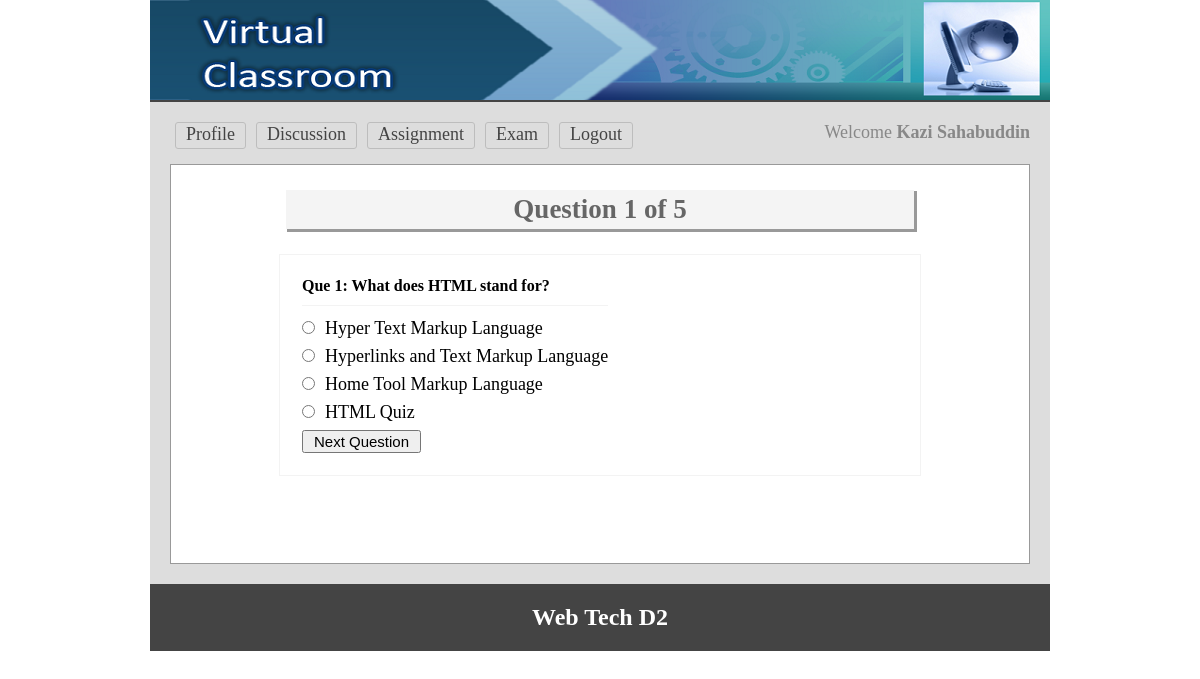
Page /test.php?q=1 (signed in) on the committed database.
### tables this page shows
CREATE TABLE `question` (
  `q_id` int(11) NOT NULL,
  `q_no` int(11) NOT NULL,
  `question` text NOT NULL
);

CREATE TABLE `answer` (
  `A_id` int(11) NOT NULL,
  `q_no` int(11) NOT NULL,
  `right_ans` int(11) NOT NULL DEFAULT '0',
  `ans` text NOT NULL
);

### classes/Exam.php (called while the page is built, shortened)
<?php
	$filepath = realpath(dirname(__FILE__));
	include_once ($filepath.'/../lib/Database.php');
class Exam
{
	private $db;
	function __construct()
	{
		$this->db= new Database();
	}
	public function getTotalRow(){
		$query = "SELECT * FROM question";
		$getResult = $this->db->select($query);
		$total = $getResult->num_rows;
		return $total;
	}
	public function getQuesByNumber($number){
		$query = "SELECT * FROM question WHERE q_no='$number'";
		$getdata = $this->db->select($query);
		$result = $getdata->fetch_assoc();
		return $result;
	}
	public function getAnswer($number){
		$query = "SELECT * FROM answer WHERE q_no='$number'";
		$getdata = $this->db->select($query);
		return $getdata;
	}
}
?>

### lib/Database.php (called while the page is built, shortened)
<?php
Class Database{
	public $host   = DB_HOST;
	public $user   = DB_USER;
	public $pass   = DB_PASS;
	public $dbname = DB_NAME;
	public $link;
	private function connectDB(){
	$this->link = new mysqli($this->host, $this->user, $this->pass, $this->dbname);
 }
	public function select($query){
		$result = $this->link->query($query) or die($this->link->error.__LINE__);
		if($result->num_rows > 0){
			return $result;
		} else {
			return false;
		}
	}
}

### test.php (the view, shortened to what this page needs)
<?php include 'inc/header.php'; ?>
 <?php
 	if (isset($_GET['q'])) {
 		$number = (int) $_GET['q'];
 	}else{
 		header("Location:exam.php");
 	}
 	$total=$exm->getTotalRow();
 	$question = $exm->getQuesByNumber($number);
 ?>
<div class="main">
<h1>Question <?php echo $question['q_no']; ?> of <?php echo $total; ?></h1>
	<div class="test">
		<form method="post" action="">
		<table>
			<tr>
				<td colspan="2">
				 <h3>Que <?php echo $question['q_no']; ?>: <?php echo $question['question']; ?></h3>
				</td>
			</tr>
				<?php
					$answer = $exm->getAnswer($question['q_no']);
					if ($answer) {
						while ($result = $answer->fetch_assoc()) {
				?>
			<tr>
				<td>
				 <input type="radio" name="ans" value="<?php echo $result['A_id'];?>" /><?php echo $result['ans'];?>
				</td>
			</tr>
			<?php } }?>
			<tr>
			  <td>
				<input type="submit" name="submit" value="Next Question"/>
			</td>
			</tr>
		</table>
		</form>
</div>
 </div>
<?php include 'inc/footer.php'; ?>

### css/main.css (style rules this page uses)
* { margin:0;padding:0;outline:none }
body { font-family:verdana }
input[type="submit"] { cursor: pointer; font-size: 15px; padding: 1px 10px; }
.main { background: #fff none repeat scroll 0 0; border: 1px solid #999; margin-top: 10px; min-height: 368px; padding: 15px; width: 828px; }
.main h1 { background: #f4f4f4 none repeat scroll 0 0; box-shadow: 2px 2px 0 1px #999; color: #666; margin: 10px auto 25px; padding: 4px; text-align: center; width: 620px; }
.test { border: 1px solid #f3f3f3; margin: 0 auto; max-width: 600px; padding: 20px; }
.test input[type="radio"] { margin-bottom: 10px; margin-right: 10px; cursor:pointer; }
.test h3 { border-bottom: 1px solid #f3f3f3; font-size: 16px; margin-bottom: 10px; padding-bottom: 10px; }

### rows in the picture
question: q_no "1", question "What does HTML stand for?"
answer: ans "Hyper Text Markup Language"
answer: ans "Hyperlinks and Text Markup Language"
answer: ans "Home Tool Markup Language"
answer: ans "HTML Quiz"

### other values in the picture
Session::get("name") "Kazi Sahabuddin"
$total "5"
